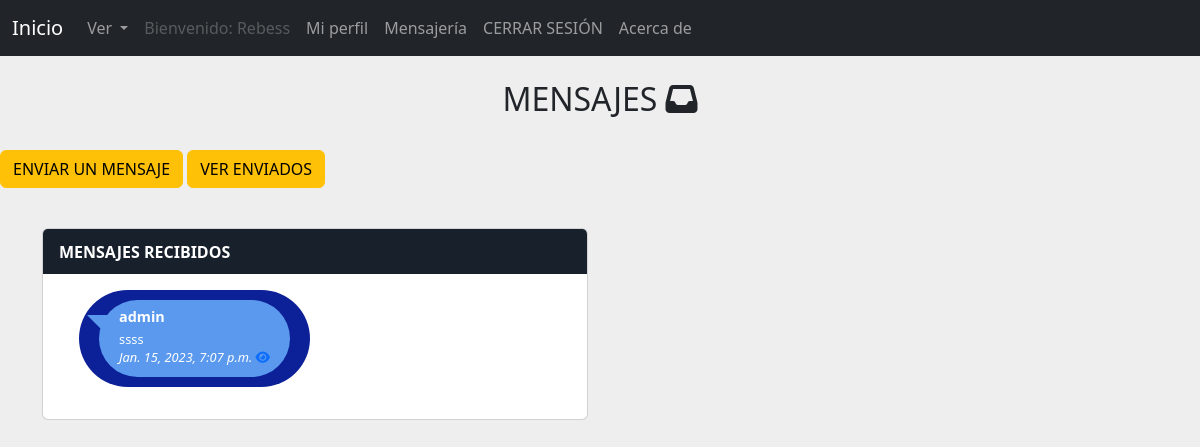
The app's page /Mensajeria/mensajesRecibidos/ (signed in), older data.
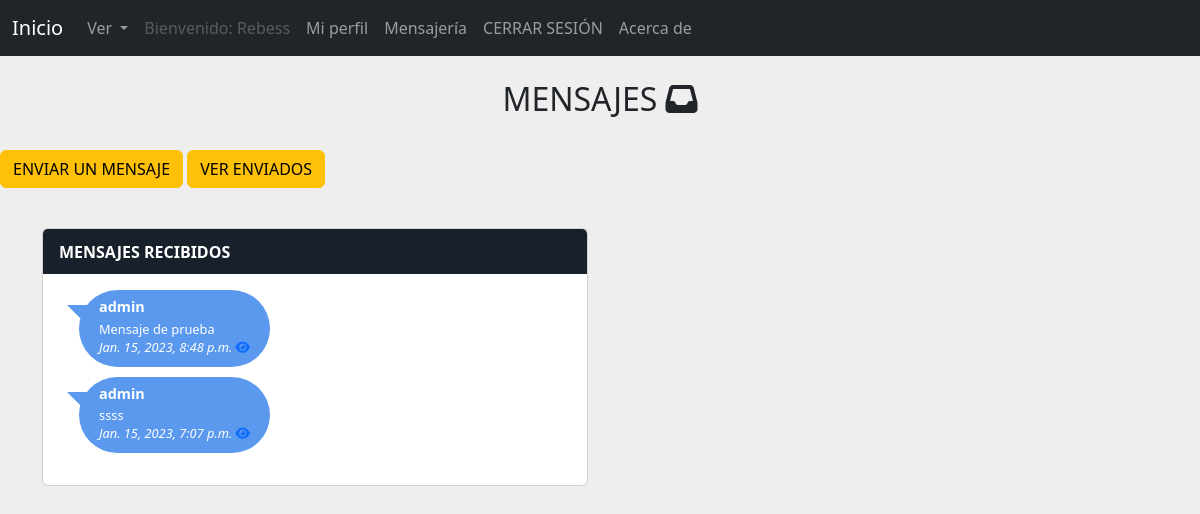
The same page, newer data.
### Mensajeria/models.py (models this page shows, shortened)
class Mensaje(models.Model):
    emisor = models.ForeignKey(User, on_delete=models.CASCADE, related_name='emisor')
    receptor = models.ForeignKey(User, on_delete=models.CASCADE, related_name='receptor')
    cuerpo = models.CharField(max_length=1000)
    leido = models.BooleanField(choices=LEIDO, default=False)
    fecha = models.DateTimeField(blank=True, null=True, default=datetime.now)

### Mensajeria/views.py (the view)
# urls.py: path("mensajesRecibidos/", mensajesRecibidos, name="mensajesRecibidos"),
def mensajesRecibidos(request):
    mensajes = Mensaje.objects.filter(receptor=request.user).order_by('-fecha')
    return render(request, 'mensajesRecibidos.html', {'mensajes': mensajes})

### Mensajeria/templates/mensajesRecibidos.html (shortened to what this page needs)
{% extends "AppCoder/padre.html" %}
{% load static %}
{% block contenido %}
{% load static %}
<link rel="stylesheet" href="{% static 'css/chat.css' %}">
<br>
<h2 class="text-center">MENSAJES <i class="fa-solid fa-inbox"></i></h2>
<br>
    <a href="{% url 'enviarMensajes' %}" class="btn btn-warning">ENVIAR UN MENSAJE</a>
	<a href="{% url 'mensajesEnviados' %}" class="btn btn-warning">VER ENVIADOS</a>
<div class="container content">
    <div class="row">
        <div class="col-xl-6 col-lg-6 col-md-6 col-sm-12 col-12">
        	<div class="card">
        		<div class="card-header">MENSAJES RECIBIDOS</div>
        		<div class="card-body height3">
        			<ul class="chat-list">{% for mensaje in mensajes %}
        				<li class="in">
							<div class="chat-body">
								{% if not mensaje.leido %}
									<div class="chat-leido">{% endif %}
										<div class="chat-message">
        							<h5>{{ mensaje.emisor }}</h5>
        							<p>{{ mensaje.cuerpo }}</p>
									<i>{{ mensaje.fecha }}</i>
									<a href="/Mensajeria/leerMensaje/{{ mensaje.id }}/"><i class="fa-solid fa-eye"></i></a>
									{% endfor %}
								</div>
        						</div>
        					</div>
        				</li>
        			</ul>
        		</div>
        	</div>
        </div>
    </div>
</div>
{% endblock %}

Row changes from the older to the newer data that the page shows:
added Mensaje: emisor "admin", cuerpo "Mensaje de prueba", fecha "Jan. 15, 2023, 8:48 p.m."
changed Mensaje "ssss": leido False → True (drawn)
